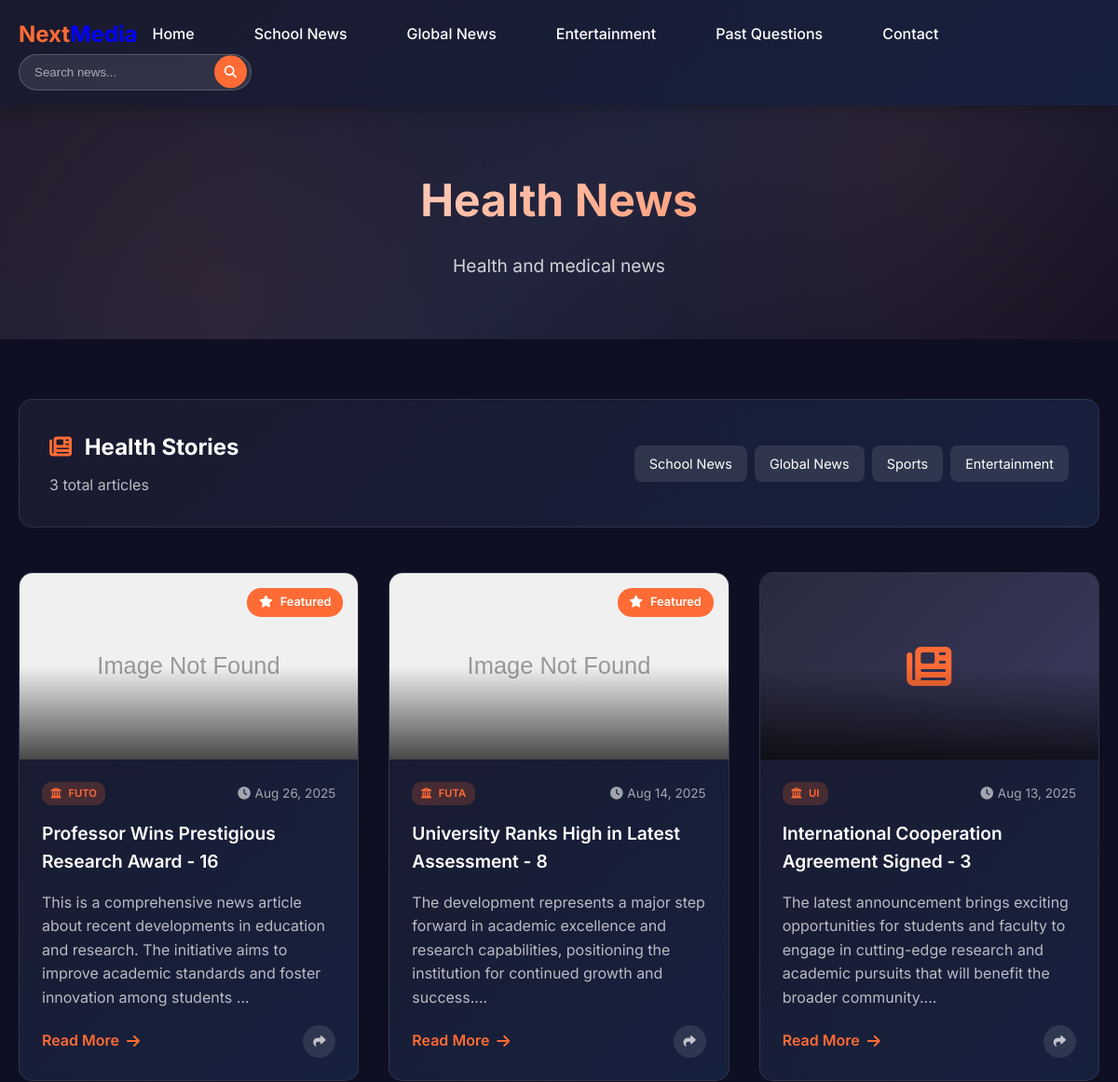
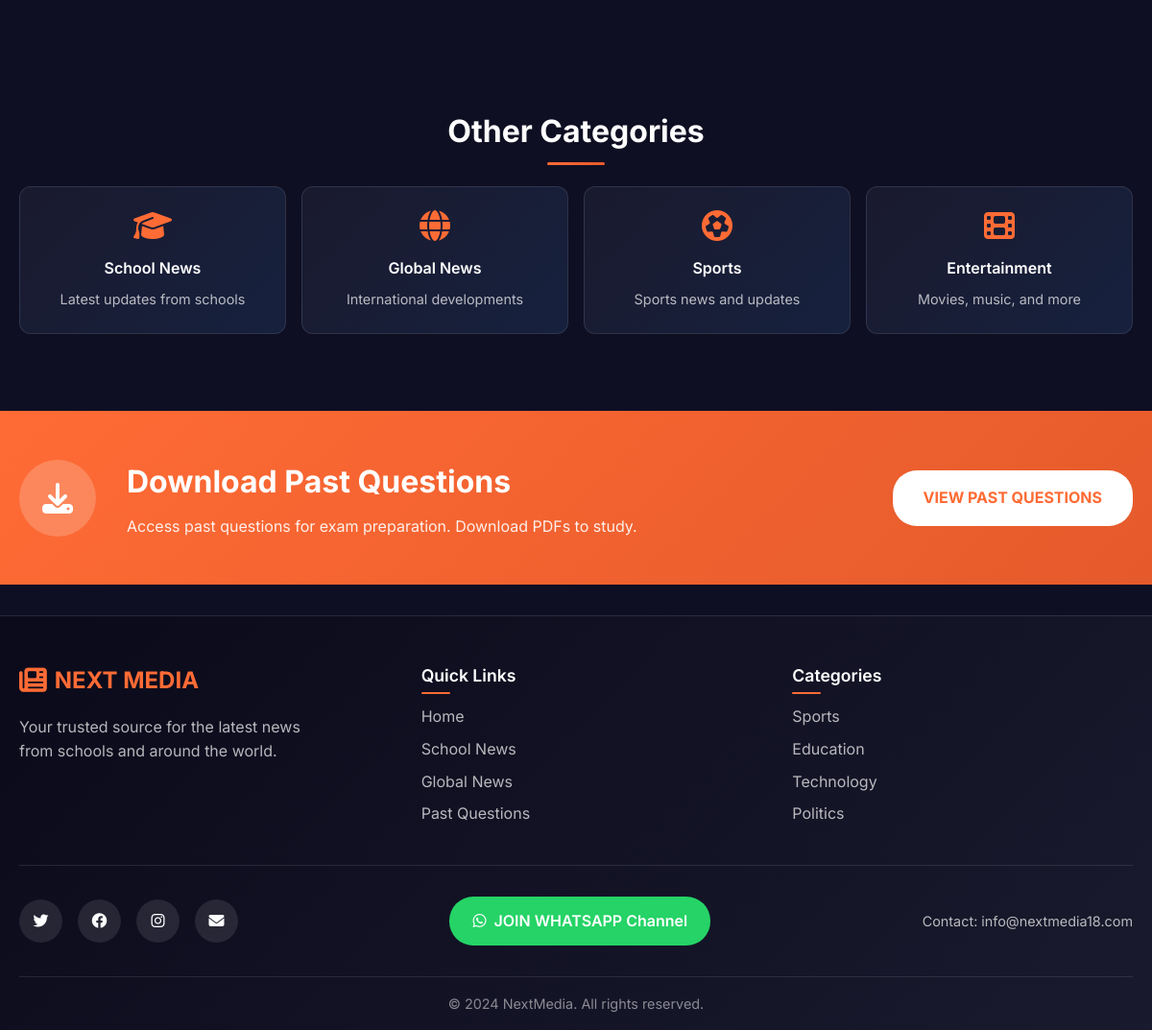
The app's page /category/health/ with its own data (2 pictures, top to bottom).
### news/models.py (models this page shows, shortened)
class Category(models.Model):
    name = models.CharField(max_length=100)
    description = models.TextField(blank=True)
    slug = models.SlugField(unique=True, blank=True)
    is_active = models.BooleanField(default=True)
    class Meta:
        verbose_name_plural = "Categories"
        ordering = ['name']

class News(models.Model):
    title = models.CharField(max_length=300)
    slug = models.SlugField(unique=True, blank=True)
    content = models.TextField()
    excerpt = models.TextField(max_length=500, blank=True)
    featured_image = CloudinaryField('news/', blank=True, null=True)
    school = models.ForeignKey(School, on_delete=models.CASCADE, blank=True, null=True)
    category = models.ForeignKey(Category, on_delete=models.CASCADE)
    is_featured = models.BooleanField(default=False)
    is_published = models.BooleanField(default=True)
    published_date = models.DateTimeField(default=timezone.now)
    created_at = models.DateTimeField(auto_now_add=True)
    updated_at = models.DateTimeField(auto_now=True)
    def get_absolute_url(self):
        return reverse('news:news_detail', kwargs={'slug': self.slug})
    class Meta:
        ordering = ['-published_date']
        verbose_name_plural = "News"

class School(models.Model):
    name = models.CharField(max_length=200)
    abbreviation = models.CharField(max_length=10, blank=True)
    description = models.TextField(blank=True)
    logo = CloudinaryField('schools/', blank=True, null=True)
    established = models.DateField(blank=True, null=True)
    website = models.URLField(blank=True)
    slug = models.SlugField(unique=True, blank=True)
    is_active = models.BooleanField(default=True)
    created_at = models.DateTimeField(auto_now_add=True)
    class Meta:
        ordering = ['name']

### news/views.py (the view)
# urls.py: path('category/<slug:slug>/', views.category_news, name='category_news'),
def category_news(request, slug):
    try:
        category = get_object_or_404(Category, slug=slug, is_active=True)
        news_list = News.objects.filter(
            category=category,
            is_published=True
        ).select_related('school')
        paginator = Paginator(news_list, 12)
        page_number = request.GET.get('page')
        try:
            news = paginator.get_page(page_number)
        except Exception:
            news = paginator.get_page(1)
        context = {
            'category': category,
            'news': news,
        }
        return render(request, 'news/category_news.html', context)
    except Http404:
        categories = Category.objects.filter(is_active=True)
        recent_news = News.objects.filter(is_published=True)[:3]
        context = {
            'categories': categories,
            'recent_news': recent_news,
            'missing_slug': slug,
        }
        return render(request, 'news/404.html', context, status=404)

### news/templates/news/category_news.html (shortened to what this page needs)
{% extends 'news/base.html' %}
{% load static %}
{% block content %}
<section class="hero-section">
    <div class="container">
        <div class="hero-content">
            <h1>{{ category.name }} News</h1>
            {% if category.description %}
            <p>{{ category.description }}</p>
            {% else %}
            <p>Stay updated with the latest {{ category.name|lower }} stories and developments</p>
            {% endif %}
        </div>
    </div>
</section>
<section class="category-news-section" style="padding: 4rem 0; background: #0f0f23;">
    <div class="container">
        {% if news %}
        <div class="category-stats" style="background: linear-gradient(135deg, #1a1a2e 0%, #16213e 100%); padding: 2rem; border-radius: 15px; margin-bottom: 3rem; border: 1px solid rgba(255, 255, 255, 0.1);">
            <div style="display: flex; justify-content: space-between; align-items: center; flex-wrap: wrap; gap: 1rem;">
                <div>
                    <h2 style="color: #fff; font-size: 1.5rem; margin-bottom: 0.5rem;">
                        <i class="fas fa-newspaper" style="margin-right: 0.5rem; color: #ff6b35;"></i>
                        {{ category.name }} Stories
                    </h2>
                    <p style="color: rgba(255, 255, 255, 0.7); margin: 0;">
                        {{ news.paginator.count }} total articles
                    </p>
                </div>
                <div class="category-nav" style="display: flex; gap: 0.5rem; flex-wrap: wrap;">
                    <a href="{% url 'news:category_news' 'school-news' %}" class="category-link {% if category.slug == 'school-news' %}active{% endif %}" style="padding: 0.5rem 1rem; background: rgba(255, 255, 255, 0.1); color: #fff; text-decoration: none; border-radius: 8px; font-size: 0.9rem; transition: all 0.3s ease;">School News</a>
                    <a href="{% url 'news:category_news' 'global-news' %}" class="category-link {% if category.slug == 'global-news' %}active{% endif %}" style="padding: 0.5rem 1rem; background: rgba(255, 255, 255, 0.1); color: #fff; text-decoration: none; border-radius: 8px; font-size: 0.9rem; transition: all 0.3s ease;">Global News</a>
                    <a href="{% url 'news:category_news' 'sports' %}" class="category-link {% if category.slug == 'sports' %}active{% endif %}" style="padding: 0.5rem 1rem; background: rgba(255, 255, 255, 0.1); color: #fff; text-decoration: none; border-radius: 8px; font-size: 0.9rem; transition: all 0.3s ease;">Sports</a>
                    <a href="{% url 'news:category_news' 'entertainment' %}" class="category-link {% if category.slug == 'entertainment' %}active{% endif %}" style="padding: 0.5rem 1rem; background: rgba(255, 255, 255, 0.1); color: #fff; text-decoration: none; border-radius: 8px; font-size: 0.9rem; transition: all 0.3s ease;">Entertainment</a>
                </div>
            </div>
        </div>
        {% endif %}
        {% if news %}
        <div class="news-articles-grid" style="display: grid; grid-template-columns: repeat(auto-fill, minmax(350px, 1fr)); gap: 2rem;">
            {% for article in news %}
            <article class="news-article" style="background: linear-gradient(135deg, #1a1a2e 0%, #16213e 100%); border-radius: 15px; overflow: hidden; transition: all 0.4s ease; position: relative; border: 1px solid rgba(255, 255, 255, 0.1);">
                {% if article.is_featured %}
                <div class="featured-badge" style="position: absolute; top: 1rem; right: 1rem; background: #ff6b35; color: #fff; padding: 0.3rem 0.8rem; border-radius: 15px; font-size: 0.8rem; font-weight: 600; z-index: 2;">
                    <i class="fas fa-star" style="margin-right: 0.3rem;"></i>
                    Featured
                </div>
                {% endif %}
                <div class="article-image" style="position: relative; height: 200px; overflow: hidden;">
                    {% if article.featured_image %}
                        <img src="{{ article.featured_image.url }}" alt="{{ article.title }}" style="width: 100%; height: 100%; object-fit: cover; transition: transform 0.4s ease;" loading="lazy">
                    {% else %}
                        <div class="placeholder-image" style="width: 100%; height: 100%; background: linear-gradient(135deg, #2a2a3e 0%, #3a3a5e 100%); display: flex; align-items: center; justify-content: center; color: #ff6b35; font-size: 3rem;">
                            <i class="fas fa-newspaper"></i>
                        </div>
                    {% endif %}
                    <div style="position: absolute; bottom: 0; left: 0; right: 0; height: 50%; background: linear-gradient(to top, rgba(0,0,0,0.7), transparent);"></div>
                </div>
                <div class="article-content" style="padding: 1.5rem;">
                    <div class="article-meta" style="display: flex; justify-content: space-between; align-items: center; margin-bottom: 1rem; font-size: 0.85rem; color: rgba(255, 255, 255, 0.6);">
                        {% if article.school %}
                        <span class="school-badge" style="background: rgba(255, 107, 53, 0.2); color: #ff6b35; padding: 0.2rem 0.6rem; border-radius: 10px; font-weight: 600;">
                            <i class="fas fa-university" style="margin-right: 0.3rem;"></i>
                            {{ article.school.abbreviation|default:article.school.name }}
                        </span>
                        {% endif %}
                        <span class="article-date" style="display: flex; align-items: center; gap: 0.3rem;">
                            <i class="fas fa-clock"></i>
                            {{ article.published_date|date:"M d, Y" }}
                        </span>
                    </div>
                    <h3 class="article-title" style="margin-bottom: 1rem;">
                        <a href="{{ article.get_absolute_url }}" style="color: #fff; text-decoration: none; font-size: 1.2rem; font-weight: 600; line-height: 1.4; transition: color 0.3s ease;">
                            {{ article.title }}
                        </a>
                    </h3>
                    {% if article.excerpt %}
                    <p class="article-excerpt" style="color: rgba(255, 255, 255, 0.7); margin-bottom: 1rem; line-height: 1.6;">
                        {{ article.excerpt|truncatewords:25 }}
                    </p>
                    {% endif %}
                    <div class="article-footer" style="display: flex; justify-content: space-between; align-items: center;">
                        <a href="{{ article.get_absolute_url }}" class="read-more" style="color: #ff6b35; text-decoration: none; font-weight: 600; transition: all 0.3s ease; display: flex; align-items: center; gap: 0.5rem;">
                            Read More
                            <i class="fas fa-arrow-right"></i>
                        </a>
                        <div class="share-buttons" style="display: flex; gap: 0.5rem;">
                            <button onclick="shareArticle('{{ article.title }}', '{{ request.build_absolute_uri|add:article.get_absolute_url }}')" style="background: rgba(255, 255, 255, 0.1); border: none; width: 35px; height: 35px; border-radius: 50%; color: rgba(255, 255, 255, 0.7); cursor: pointer; transition: all 0.3s ease;" title="Share article">
                                <i class="fas fa-share"></i>
                            </button>
                        </div>
                    </div>
                </div>
            </article>
            {% endfor %}
        </div>
        {% endif %}
    </div>
</section>
<section class="related-categories" style="padding: 3rem 0; background: #0f0f23;">
    <div class="container">
        <h2 class="section-title" style="font-size: 2rem; font-weight: 700; color: #fff; text-align: center; margin-bottom: 2rem; position: relative;">
            Other Categories
        </h2>
        <div class="categories-grid" style="display: grid; grid-template-columns: repeat(auto-fit, minmax(200px, 1fr)); gap: 1rem;">
            <a href="{% url 'news:category_news' 'school-news' %}" class="category-card {% if category.slug == 'school-news' %}current{% endif %}" style="background: linear-gradient(135deg, #1a1a2e 0%, #16213e 100%); padding: 1.5rem; border-radius: 12px; text-decoration: none; text-align: center; transition: all 0.3s ease; border: 1px solid rgba(255, 255, 255, 0.1);">
                <i class="fas fa-graduation-cap" style="font-size: 2rem; color: #ff6b35; margin-bottom: 1rem; display: block;"></i>
                <h4 style="color: #fff; margin-bottom: 0.5rem; font-weight: 600;">School News</h4>
                <p style="color: rgba(255, 255, 255, 0.7); font-size: 0.9rem; margin: 0;">Latest updates from schools</p>
            </a>
            <a href="{% url 'news:category_news' 'global-news' %}" class="category-card {% if category.slug == 'global-news' %}current{% endif %}" style="background: linear-gradient(135deg, #1a1a2e 0%, #16213e 100%); padding: 1.5rem; border-radius: 12px; text-decoration: none; text-align: center; transition: all 0.3s ease; border: 1px solid rgba(255, 255, 255, 0.1);">
                <i class="fas fa-globe" style="font-size: 2rem; color: #ff6b35; margin-bottom: 1rem; display: block;"></i>
                <h4 style="color: #fff; margin-bottom: 0.5rem; font-weight: 600;">Global News</h4>
                <p style="color: rgba(255, 255, 255, 0.7); font-size: 0.9rem; margin: 0;">International developments</p>
            </a>
            <a href="{% url 'news:category_news' 'sports' %}" class="category-card {% if category.slug == 'sports' %}current{% endif %}" style="background: linear-gradient(135deg, #1a1a2e 0%, #16213e 100%); padding: 1.5rem; border-radius: 12px; text-decoration: none; text-align: center; transition: all 0.3s ease; border: 1px solid rgba(255, 255, 255, 0.1);">
                <i class="fas fa-futbol" style="font-size: 2rem; color: #ff6b35; margin-bottom: 1rem; display: block;"></i>
                <h4 style="color: #fff; margin-bottom: 0.5rem; font-weight: 600;">Sports</h4>
                <p style="color: rgba(255, 255, 255, 0.7); font-size: 0.9rem; margin: 0;">Sports news and updates</p>
            </a>
            <a href="{% url 'news:category_news' 'entertainment' %}" class="category-card {% if category.slug == 'entertainment' %}current{% endif %}" style="background: linear-gradient(135deg, #1a1a2e 0%, #16213e 100%); padding: 1.5rem; border-radius: 12px; text-decoration: none; text-align: center; transition: all 0.3s ease; border: 1px solid rgba(255, 255, 255, 0.1);">
                <i class="fas fa-film" style="font-size: 2rem; color: #ff6b35; margin-bottom: 1rem; display: block;"></i>
                <h4 style="color: #fff; margin-bottom: 0.5rem; font-weight: 600;">Entertainment</h4>
                <p style="color: rgba(255, 255, 255, 0.7); font-size: 0.9rem; margin: 0;">Movies, music, and more</p>
            </a>
        </div>
    </div>
</section>
{% endblock %}

### news/static/css/style.css (style rules this page uses)
* { margin: 0; padding: 0; box-sizing: border-box; }
body { font-family: 'Inter', -apple-system, BlinkMacSystemFont, 'Segoe UI', Roboto, sans-serif; line-height: 1.6; color: #333; background-color: #0f0f23; font-size: 16px; }
.container { max-width: 1200px; margin: 0 auto; padding: 0 20px; }
.hero-section { background: linear-gradient(135deg, #1a1a2e 0%, #16213e 50%, #0f0f23 100%); padding: 4rem 0; text-align: center; position: relative; overflow: hidden; }
.hero-section::before { content: ''; position: absolute; top: 0; left: 0; right: 0; bottom: 0; background: radial-gradient(circle at 20% 80%, rgba(255, 107, 53, 0.1) 0%, transparent 50%), radial-gradient(circle at 80% 20%, rgba(255, 107, 53, 0.1) 0%, transparent 50%); }
.hero-content { position: relative; z-index: 1; }
.hero-content h1 { font-size: 3rem; font-weight: 700; color: #fff; margin-bottom: 1rem; background: linear-gradient(135deg, #fff 0%, #ff6b35 100%); -webkit-background-clip: text; -webkit-text-fill-color: transparent; background-clip: text; }
.hero-content p { font-size: 1.2rem; color: rgba(255, 255, 255, 0.8); max-width: 600px; margin: 0 auto; }
.section-title { font-size: 2.5rem; font-weight: 700; color: #fff; text-align: center; margin-bottom: 3rem; position: relative; }
.section-title::after { content: ''; position: absolute; bottom: -10px; left: 50%; transform: translateX(-50%); width: 60px; height: 3px; background: linear-gradient(135deg, #ff6b35 0%, #e55a2b 100%); border-radius: 2px; }
.placeholder-image { width: 100%; height: 100%; background: linear-gradient(135deg, #2a2a3e 0%, #3a3a5e 100%); display: flex; align-items: center; justify-content: center; color: #ff6b35; font-size: 3rem; }
.read-more { color: #ff6b35; text-decoration: none; font-weight: 600; transition: all 0.3s ease; }
.school-badge { background: rgba(255, 107, 53, 0.2); color: #ff6b35; padding: 0.2rem 0.6rem; border-radius: 10px; font-weight: 600; font-size: 0.7rem; }
.fade-in-up { animation: fadeInUp 0.6s ease-out; }

### news/templates/news/category_news.html (style rules this page uses)
.featured-badge { animation: pulse 2s infinite; }

### records on screen
Category: name "Health", description "Health and medical news"
News: is_featured True (drawn), school.abbreviation "FUTO", published_date "Aug 26, 2025", title "Professor Wins Prestigious Research Award - 16", excerpt "This is a comprehensive news article about recent developments in education and research. The initiative aims to improve academic standards and foster innovation among students …"
News: is_featured True (drawn), school.abbreviation "FUTA", published_date "Aug 14, 2025", title "University Ranks High in Latest Assessment - 8", excerpt "The development represents a major step forward in academic excellence and research capabilities, positioning the institution for continued growth and success...."
News: school.abbreviation "UI", published_date "Aug 13, 2025", title "International Cooperation Agreement Signed - 3", excerpt "The latest announcement brings exciting opportunities for students and faculty to engage in cutting-edge research and academic pursuits that will benefit the broader community...."

### other values on screen
{{ news.paginator.count }} "3"
